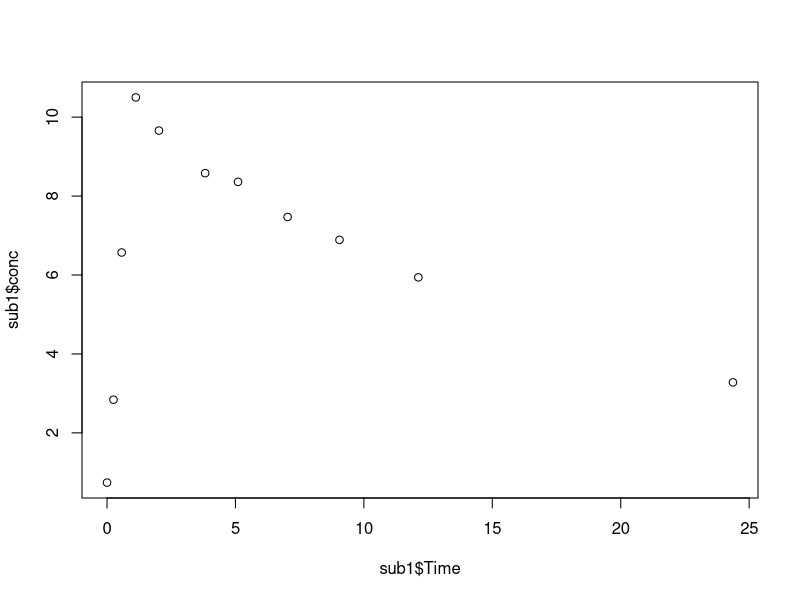
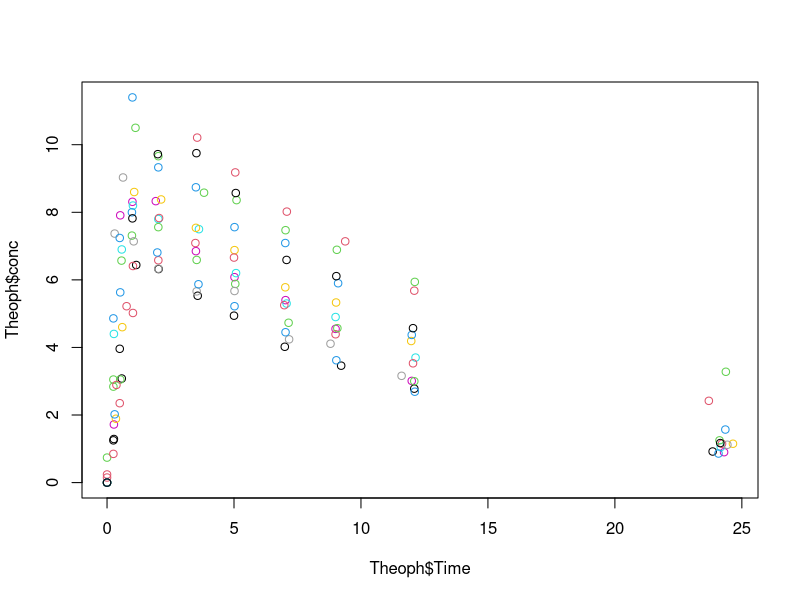

Reproduce these figures in R, in order.
# Import tidyverse
library(tidyverse)

# Import theoph data
data("Theoph")

head(Theoph)
tail(Theoph)

subset(Theoph, Subject == 1)

sub1 <- subset(Theoph, Subject == 1)
sub1$conc

# find mean of concentration of subject 1
mean(sub1$conc)

# find max of concentration of subject 1
max(sub1$conc)

# plot subject 1 concentration vs time
plot(x = sub1$Time, y = sub1$conc)

#plot all subjects concentration vs time
plot(x = Theoph$Time, y = Theoph$conc, col = Theoph$Subject)